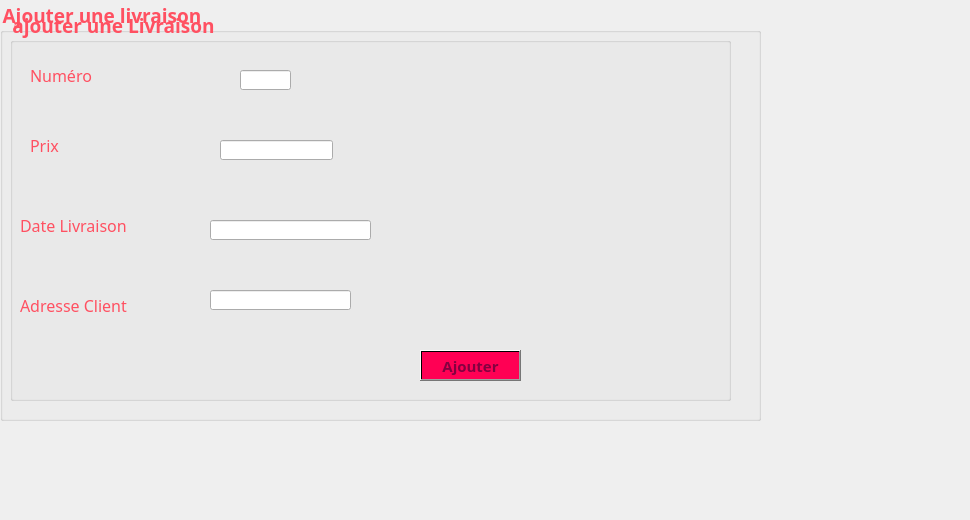
      <widget class="QWidget" name="tab_3">
       <attribute name="title">
        <string>Ajouter</string>
       </attribute>
       <widget class="QGroupBox" name="groupBox">
        <property name="geometry">
         <rect>
          <x>0</x>
          <y>0</y>
          <width>761</width>
          <height>421</height>
         </rect>
        </property>
        <property name="font">
         <font>
          <family>Lucida Calligraphy</family>
          <pointsize>14</pointsize>
          <weight>75</weight>
          <bold>true</bold>
         </font>
        </property>
        <property name="styleSheet">
         <string notr="true">color: rgb(255, 80, 97);
</string>
        </property>
        <property name="title">
         <string>Ajouter une livraison</string>
        </property>
        <widget class="QLabel" name="label_7">
         <property name="geometry">
          <rect>
           <x>30</x>
           <y>130</y>
           <width>171</width>
           <height>31</height>
          </rect>
         </property>
         <property name="font">
          <font>
           <family>Lucida Calligraphy</family>
           <pointsize>12</pointsize>
          </font>
         </property>
         <property name="text">
          <string>Prix</string>
         </property>
        </widget>
        <widget class="QLineEdit" name="lineEdit">
         <property name="geometry">
          <rect>
           <x>220</x>
           <y>140</y>
           <width>113</width>
           <height>20</height>
          </rect>
         </property>
        </widget>
        <widget class="QLineEdit" name="lineEdit_2">
         <property name="geometry">
          <rect>
           <x>240</x>
           <y>70</y>
           <width>51</width>
           <height>20</height>
          </rect>
         </property>
         <property name="maxLength">
          <number>5</number>
         </property>
        </widget>
        <widget class="QLabel" name="label_10">
         <property name="geometry">
          <rect>
           <x>-110</x>
           <y>10</y>
           <width>2101</width>
           <height>2211</height>
          </rect>
         </property>
         <property name="text">
          <string/>
         </property>
         <property name="pixmap">
          <pixmap>macaron.jpg</pixmap>
         </property>
        </widget>
        <widget class="QLabel" name="label_9">
         <property name="geometry">
          <rect>
           <x>30</x>
           <y>60</y>
           <width>91</width>
           <height>31</height>
          </rect>
         </property>
         <property name="font">
          <font>
           <family>Lucida Calligraphy</family>
           <pointsize>12</pointsize>
          </font>
         </property>
         <property name="text">
          <string>Numéro </string>
         </property>
        </widget>
        <widget class="QLabel" name="label_11">
         <property name="geometry">
          <rect>
           <x>20</x>
           <y>210</y>
           <width>171</width>
           <height>31</height>
          </rect>
         </property>
         <property name="font">
          <font>
           <family>Lucida Calligraphy</family>
           <pointsize>12</pointsize>
          </font>
         </property>
         <property name="text">
          <string>Date Livraison</string>
         </property>
        </widget>
        <widget class="QLineEdit" name="lineEdit_15">
         <property name="geometry">
          <rect>
           <x>210</x>
           <y>220</y>
           <width>161</width>
           <height>20</height>
          </rect>
         </property>
        </widget>
        <widget class="QLabel" name="label_8">
         <property name="geometry">
          <rect>
           <x>50</x>
           <y>260</y>
           <width>47</width>
           <height>13</height>
          </rect>
         </property>
         <property name="text">
          <string/>
         </property>
        </widget>
        <widget class="QLabel" name="label_13">
         <property name="geometry">
          <rect>
           <x>20</x>
           <y>290</y>
           <width>171</width>
           <height>31</height>
          </rect>
         </property>
         <property name="font">
          <font>
           <family>Lucida Calligraphy</family>
           <pointsize>12</pointsize>
          </font>
         </property>
         <property name="text">
          <string>Adresse Client</string>
         </property>
        </widget>
        <widget class="QLineEdit" name="lineEdit_17">
         <property name="geometry">
          <rect>
           <x>210</x>
           <y>290</y>
           <width>141</width>
           <height>20</height>
          </rect>
         </property>
        </widget>
        <widget class="QPushButton" name="pushButton">
         <property name="geometry">
          <rect>
           <x>420</x>
           <y>350</y>
           <width>101</width>
           <height>31</height>
          </rect>
         </property>
         <property name="font">
          <font>
           <family>Lucida Calligraphy</family>
           <pointsize>11</pointsize>
           <weight>75</weight>
           <bold>true</bold>
          </font>
         </property>
         <property name="styleSheet">
          <string notr="true">background-color: qlineargradient(spread:pad, x1:1, y1:0, x2:1, y2:0, stop:0.919598 rgba(255, 0, 84, 255), stop:0.98 rgba(0, 0, 0, 255), stop:1 rgba(235, 148, 61, 255));
color: rgb(132, 1, 64);</string>
         </property>
         <property name="text">
          <string>Ajouter</string>
         </property>
        </widget>
        <widget class="QLabel" name="label_36">
         <property name="geometry">
          <rect>
           <x>0</x>
           <y>-30</y>
           <width>891</width>
           <height>451</height>
          </rect>
         </property>
         <property name="styleSheet">
          <string notr="true">background-image:url(:/893983.jpg)</string>
         </property>
         <property name="text">
          <string/>
         </property>
        </widget>
        <widget class="QGroupBox" name="groupBox_7">
         <property name="geometry">
          <rect>
           <x>10</x>
           <y>10</y>
           <width>721</width>
           <height>391</height>
          </rect>
         </property>
         <property name="font">
          <font>
           <family>Lucida Calligraphy</family>
           <pointsize>14</pointsize>
           <weight>75</weight>
           <bold>true</bold>
          </font>
         </property>
         <property name="styleSheet">
          <string notr="true">color: rgb(255, 80, 97);
</string>
         </property>
         <property name="title">
          <string>ajouter une Livraison</string>
         </property>
        </widget>
        <zorder>groupBox_7</zorder>
        <zorder>label_10</zorder>
        <zorder>label_36</zorder>
        <zorder>label_7</zorder>
        <zorder>lineEdit</zorder>
        <zorder>lineEdit_2</zorder>
        <zorder>label_9</zorder>
        <zorder>label_11</zorder>
        <zorder>lineEdit_15</zorder>
        <zorder>label_8</zorder>
        <zorder>label_13</zorder>
        <zorder>lineEdit_17</zorder>
        <zorder>pushButton</zorder>
       </widget>
       <widget class="QLabel" name="label">
        <property name="geometry">
         <rect>
          <x>-20</x>
          <y>-10</y>
          <width>961</width>
          <height>511</height>
         </rect>
        </property>
        <property name="text">
         <string/>
        </property>
        <property name="pixmap">
         <pixmap>../../../../Downloads/155296947_507314950275690_225535330781415924_n.jpg</pixmap>
        </property>
       </widget>
       <zorder>label</zorder>
       <zorder>groupBox</zorder>
      </widget>
